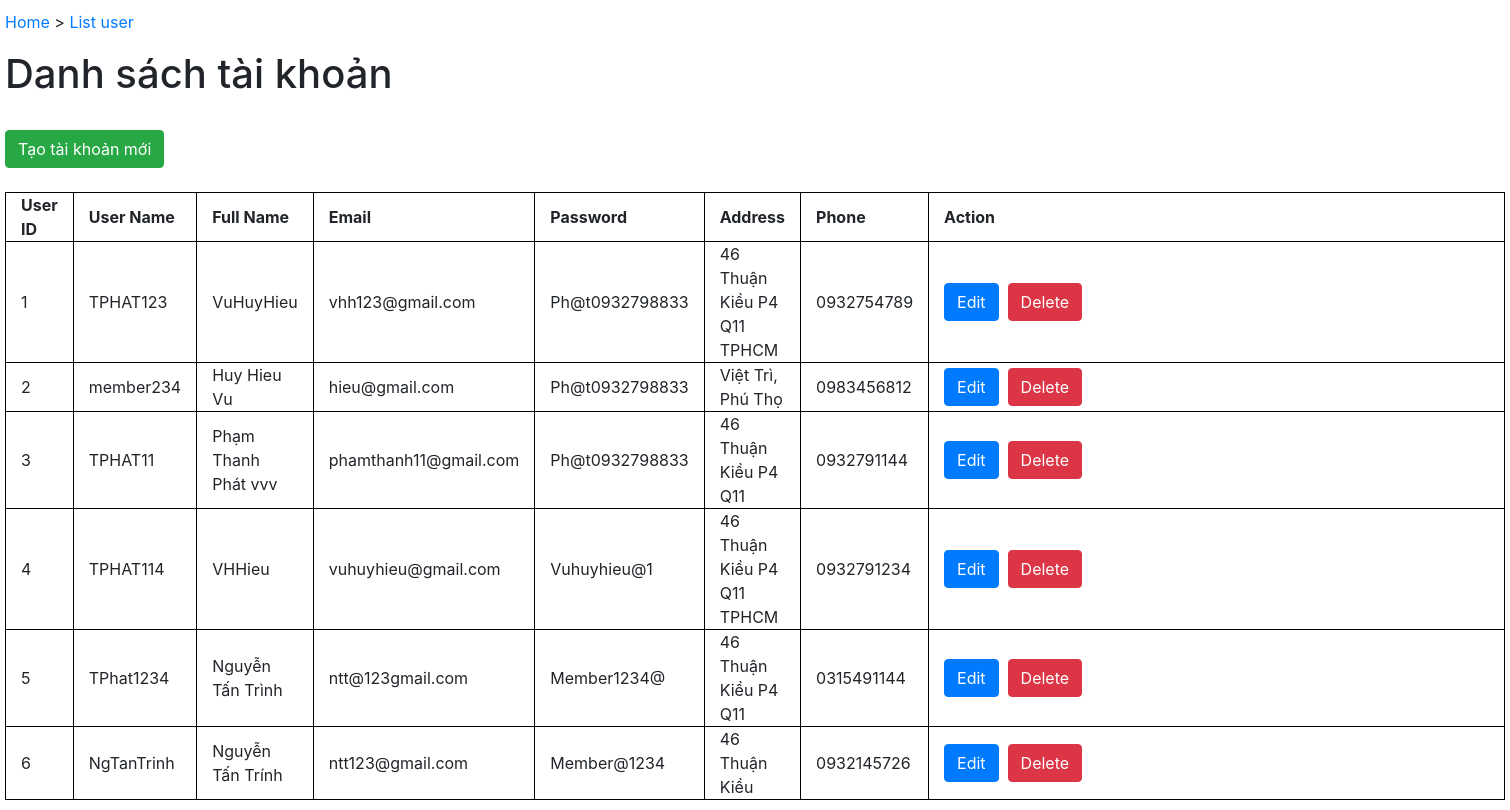
Screenshot of /phan2_bai3/user.php with the database file from the repository.
### tables this page shows
CREATE TABLE `user` (
  `user_id` int(255) DEFAULT NULL,
  `user_name` varchar(100) DEFAULT NULL,
  `full_name` varchar(100) DEFAULT NULL,
  `email` varchar(100) DEFAULT NULL,
  `password` varchar(100) DEFAULT NULL,
  `address` varchar(100) NOT NULL,
  `phone` varchar(10) NOT NULL,
  `role_id` int(1) NOT NULL,
  `cart` varchar(1000) NOT NULL
);

### phan2_bai3/user.php (the view, shortened to what this page needs)
<?php
$servername = "localhost";
$username = "root";
$password = "";
$database = "bookshop";
$conn = mysqli_connect($servername, $username, $password,$database);
$categorical_page_q = "SELECT * FROM user WHERE role_id = 2" ;
$result  = mysqli_query($conn, $categorical_page_q);
?>
<!DOCTYPE html>
<html lang="en">
<head>
    <link type="text/css" rel="stylesheet" href="css/bootstrap.min.css">
    <link text = "text/css", rel="stylesheet" href="css/style_a.css">
</head>
<body>
    <div class = "container-xl">
         <p>
            <a href="home_admin.php">Home</a> &gt; <a href="user.php">List user</a>
        </p>
        <h1> Danh sách tài khoản</h1>
        <br>
        <button type="button" class="btn btn-success" onclick = "window.location.href='create_user.php'">Tạo tài khoản mới</button>
        <br>
        <br>
        <table>
            <?php
            echo "<tr><th>User ID</th>
            <th class = 'user_name'>User Name</th>
            <th>Full Name</th>
            <th>Email</th>
            <th>Password</th>
            <th>Address</th>
            <th>Phone</th></tH>
            <th class='action-column'>Action</th></tr>";
            while ($row = mysqli_fetch_assoc($result)) {
                echo "<tr><td>{$row['user_id']}</td>";
                echo "<td>{$row['user_name']}</td>";
                echo "<td>{$row['full_name']}</td>";
                echo "<td>{$row['email']}</td>";
                echo "<td>{$row['password']}</td>";
                echo "<td>{$row['address']}</td>";
                echo "<td>{$row['phone']}</td>";
                echo "<td><button type='button' class='btn btn-primary' onclick=\"window.location.href='edit_user.php?id=" . $row['user_id'] . "&username=" . $row['user_name'] . "'\">Edit</button> &nbsp";
                echo "<button type='button' class='btn btn-danger' onclick=\"window.location.href='delete_user.php?id=" . $row['user_id'] . "&username=" . $row['user_name'] . "'\">Delete</button> &nbsp";
            }
            ?>
        </table>
    </div>
</body>
</html>

### phan2_bai3/css/style_a.css (style rules this page uses)
.container-xl { width: 1500px; margin: 10px auto; }
table, tr, th, td { border: 1px solid black; border-collapse: collapse; text-align: left; }
table td, table th { padding: 0px 15px; }
th.action-column , th.name-column { width: 1500px; }

### rows the page displays
user: user_id "1", user_name "TPHAT123", full_name "VuHuyHieu", email "vhh123@gmail.com", password "Ph@t0932798833", address "46 Thuận Kiều P4 Q11 TPHCM", phone "0932754789"
user: user_id "2", user_name "member234", full_name "Huy Hieu Vu", email "hieu@gmail.com", password "Ph@t0932798833", address "Việt Trì, Phú Thọ", phone "0983456812"
user: user_id "3", user_name "TPHAT11", full_name "Phạm Thanh Phát vvv", email "phamthanh11@gmail.com", password "Ph@t0932798833", address "46 Thuận Kiều P4 Q11", phone "0932791144"
user: user_id "4", user_name "TPHAT114", full_name "VHHieu", email "vuhuyhieu@gmail.com", password "Vuhuyhieu@1", address "46 Thuận Kiều P4 Q11 TPHCM", phone "0932791234"
user: user_id "5", user_name "TPhat1234", full_name "Nguyễn Tấn Trình", email "ntt@123gmail.com", password "Member1234@", address "46 Thuận Kiều P4 Q11", phone "0315491144"
user: user_id "6", user_name "NgTanTrinh", full_name "Nguyễn Tấn Trính", email "ntt123@gmail.com", password "Member@1234", address "46 Thuận Kiều", phone "0932145726"
